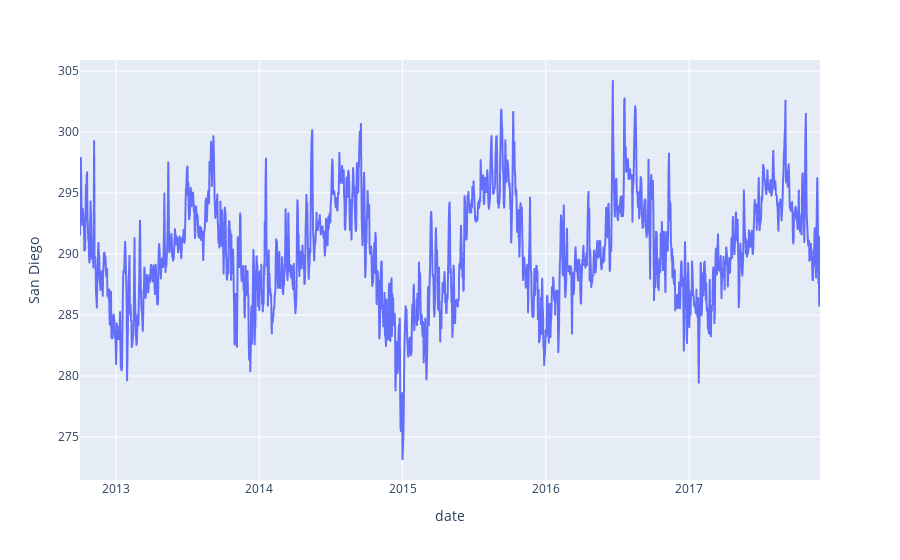

The notebook cell saved with this chart:
### Code cell
px.line(df.groupby('date').agg({'San Diego':'mean'}).reset_index(), x='date', y='San Diego')

### Figure 1 — Plotly figure (JSON) as saved in the notebook; plotly's stock layout.template omitted (floating-point values rounded to 4 significant figures; data arrays with more than 128 entries replaced by an {"elided": "..."} marker saying what was removed)
{"data": [{"hovertemplate": "date=%{x}<br>San Diego=%{y}<extra></extra>", "legendgroup": "", "line": {"color": "#636efa", "dash": "solid"}, "mode": "lines", "name": "", "showlegend": false, "type": "scattergl", "x": {"elided": "1887 str values"}, "xaxis": "x", "y": {"elided": "1887 float values"}, "yaxis": "y"}], "layout": {"legend": {"tracegroupgap": 0}, "margin": {"t": 60}, "xaxis": {"anchor": "y", "domain": [0, 1], "title": {"text": "date"}}, "yaxis": {"anchor": "x", "domain": [0, 1], "title": {"text": "San Diego"}}}}
